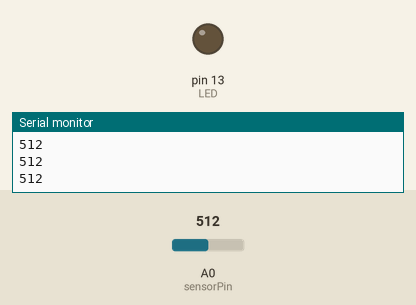
Recording of a sketch running on a simulated Arduino Uno, built with avr-gcc and run on an emulated ATmega328P. Parts: output pins drawn as LEDs (lit = HIGH), the last lines printed to the serial monitor. Inputs (shaded band) come from the test bench; at power-on: A0 (sensorPin) = 512.

Above: at 1.2 s.
1.3 s: A0 (sensorPin) set to 987
2.8 s: A0 (sensorPin) set to 1013
At 4.0 s:
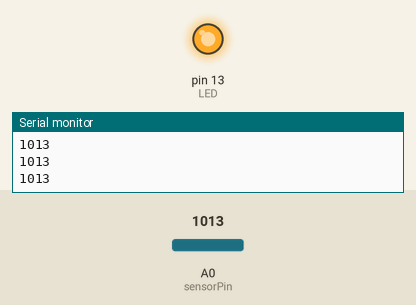
4.3 s: A0 (sensorPin) set to 990
At 5.5 s:
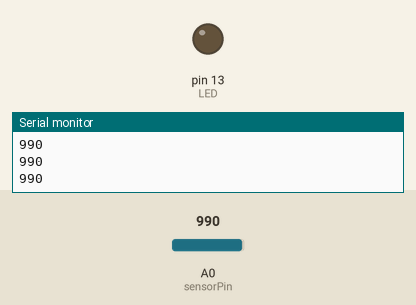
5.8 s: A0 (sensorPin) set to 1010
At 6.8 s:
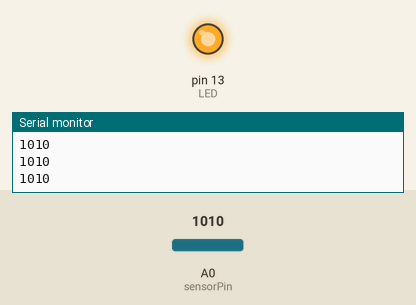
Timing chart, 0 to 8.3 s (numbered marks = the images above; inputs shaded):
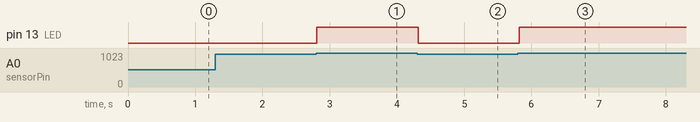

Measured:
- the behaviour switches between 1000 and 1001 on A0 (sensorPin) (found by bisection; images 0 and 1)
- after the input at 2.8 s, pin 13 (LED): LOW → HIGH at once
- after the input at 4.3 s, pin 13 (LED): HIGH → LOW at once
- after the input at 5.8 s, pin 13 (LED): LOW → HIGH at once

The sketch:

_26LDR.ino
```cpp
int sensorPin = A0; // select the input pin for LDR
int LED = 13;
int sensorValue = 0; // variable to store the value coming from the sensor
void setup() {
Serial.begin(9600);
pinMode(LED,OUTPUT);//sets serial port for communication
}
void loop() {
sensorValue = analogRead(sensorPin); // read the value from the sensor
Serial.println(sensorValue); //prints the values coming from the sensor on the screen
if(sensorValue > 1000)
digitalWrite(LED,HIGH);
else
digitalWrite(LED,LOW);


delay(100);

}
```
